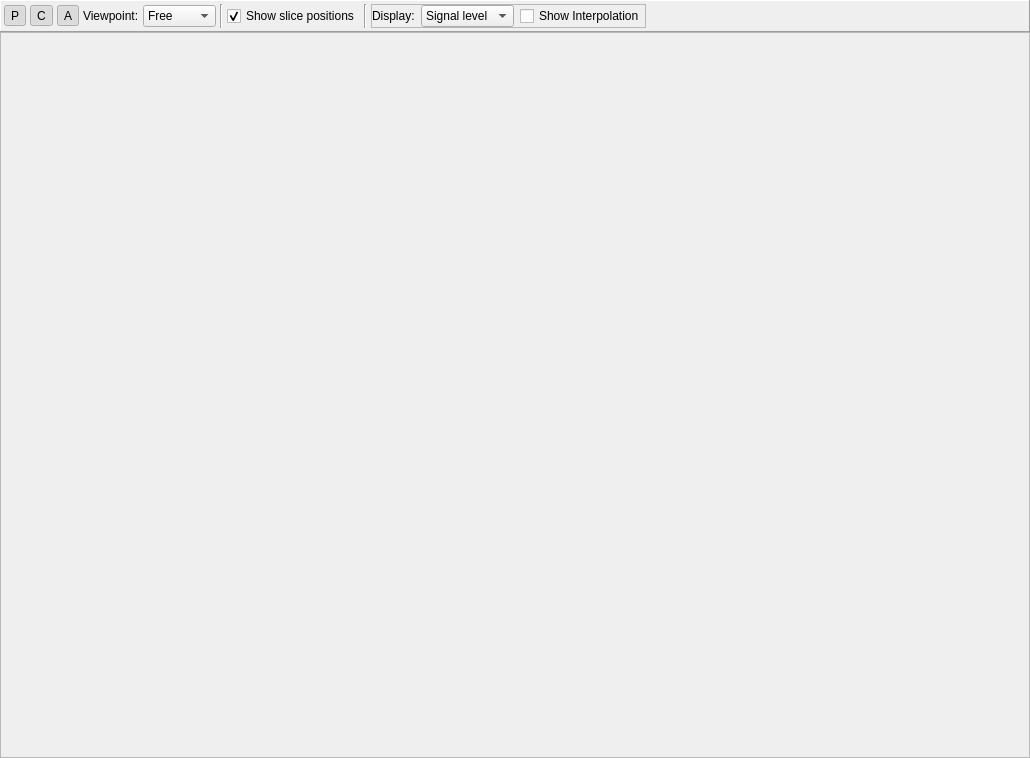
<ui version="4.0" >
 <class>VolumeVisClass</class>
 <widget class="QWidget" name="VolumeVisClass" >
  <property name="geometry" >
   <rect>
    <x>0</x>
    <y>0</y>
    <width>1030</width>
    <height>758</height>
   </rect>
  </property>
  <property name="windowTitle" >
   <string>VolumeVis</string>
  </property>
  <layout class="QVBoxLayout" name="verticalLayout" >
   <property name="spacing" >
    <number>0</number>
   </property>
   <property name="margin" >
    <number>0</number>
   </property>
   <item>
    <widget class="QFrame" name="frame" >
     <property name="sizePolicy" >
      <sizepolicy vsizetype="Maximum" hsizetype="Preferred" >
       <horstretch>0</horstretch>
       <verstretch>0</verstretch>
      </sizepolicy>
     </property>
     <property name="frameShape" >
      <enum>QFrame::Panel</enum>
     </property>
     <property name="frameShadow" >
      <enum>QFrame::Raised</enum>
     </property>
     <layout class="QHBoxLayout" name="horizontalLayout" >
      <property name="spacing" >
       <number>4</number>
      </property>
      <property name="margin" >
       <number>3</number>
      </property>
      <item>
       <widget class="QToolButton" name="btnParasagittal" >
        <property name="text" >
         <string>P</string>
        </property>
        <property name="icon" >
         <iconset>
          <normaloff>Resources/Icons/P.ico</normaloff>Resources/Icons/P.ico</iconset>
        </property>
        <property name="checkable" >
         <bool>true</bool>
        </property>
        <property name="checked" >
         <bool>true</bool>
        </property>
       </widget>
      </item>
      <item>
       <widget class="QToolButton" name="btnCoronal" >
        <property name="text" >
         <string>C</string>
        </property>
        <property name="icon" >
         <iconset>
          <normaloff>Resources/Icons/C.ico</normaloff>Resources/Icons/C.ico</iconset>
        </property>
        <property name="checkable" >
         <bool>true</bool>
        </property>
        <property name="checked" >
         <bool>true</bool>
        </property>
       </widget>
      </item>
      <item>
       <widget class="QToolButton" name="btnAxial" >
        <property name="text" >
         <string>A</string>
        </property>
        <property name="icon" >
         <iconset>
          <normaloff>Resources/Icons/A.ico</normaloff>Resources/Icons/A.ico</iconset>
        </property>
        <property name="checkable" >
         <bool>true</bool>
        </property>
        <property name="checked" >
         <bool>true</bool>
        </property>
       </widget>
      </item>
      <item>
       <widget class="QLabel" name="label_2" >
        <property name="text" >
         <string>Viewpoint:</string>
        </property>
       </widget>
      </item>
      <item>
       <widget class="QComboBox" name="viewCombo" >
        <item>
         <property name="text" >
          <string>Free</string>
         </property>
        </item>
        <item>
         <property name="text" >
          <string>Axial</string>
         </property>
        </item>
        <item>
         <property name="text" >
          <string>Coronal</string>
         </property>
        </item>
        <item>
         <property name="text" >
          <string>Sagittal</string>
         </property>
        </item>
       </widget>
      </item>
      <item>
       <widget class="Line" name="line" >
        <property name="orientation" >
         <enum>Qt::Vertical</enum>
        </property>
       </widget>
      </item>
      <item>
       <widget class="QCheckBox" name="sliceCheckBox" >
        <property name="text" >
         <string>Show slice positions</string>
        </property>
        <property name="checked" >
         <bool>true</bool>
        </property>
       </widget>
      </item>
      <item>
       <widget class="Line" name="line_2" >
        <property name="orientation" >
         <enum>Qt::Vertical</enum>
        </property>
       </widget>
      </item>
      <item>
       <widget class="QFrame" name="dtiFrame" >
        <property name="enabled" >
         <bool>true</bool>
        </property>
        <property name="frameShape" >
         <enum>QFrame::StyledPanel</enum>
        </property>
        <property name="frameShadow" >
         <enum>QFrame::Raised</enum>
        </property>
        <layout class="QHBoxLayout" name="horizontalLayout_2" >
         <property name="margin" >
          <number>0</number>
         </property>
         <item>
          <widget class="QLabel" name="label" >
           <property name="text" >
            <string>Display:</string>
           </property>
          </widget>
         </item>
         <item>
          <widget class="QComboBox" name="dispComboBox" >
           <property name="enabled" >
            <bool>true</bool>
           </property>
           <property name="sizePolicy" >
            <sizepolicy vsizetype="Fixed" hsizetype="Maximum" >
             <horstretch>0</horstretch>
             <verstretch>0</verstretch>
            </sizepolicy>
           </property>
           <item>
            <property name="text" >
             <string>Signal level</string>
            </property>
           </item>
           <item>
            <property name="text" >
             <string>Color</string>
            </property>
           </item>
           <item>
            <property name="text" >
             <string>FA</string>
            </property>
           </item>
          </widget>
         </item>
         <item>
          <widget class="QCheckBox" name="checkInterpolate" >
           <property name="text" >
            <string>Show Interpolation</string>
           </property>
          </widget>
         </item>
        </layout>
       </widget>
      </item>
      <item>
       <spacer name="horizontalSpacer" >
        <property name="orientation" >
         <enum>Qt::Horizontal</enum>
        </property>
        <property name="sizeHint" stdset="0" >
         <size>
          <width>40</width>
          <height>20</height>
         </size>
        </property>
       </spacer>
      </item>
     </layout>
    </widget>
   </item>
   <item>
    <widget class="QFrame" name="dispFrame" >
     <property name="frameShape" >
      <enum>QFrame::StyledPanel</enum>
     </property>
     <property name="frameShadow" >
      <enum>QFrame::Raised</enum>
     </property>
    </widget>
   </item>
  </layout>
 </widget>
 <layoutdefault spacing="6" margin="11" />
 <resources/>
 <connections/>
</ui>
